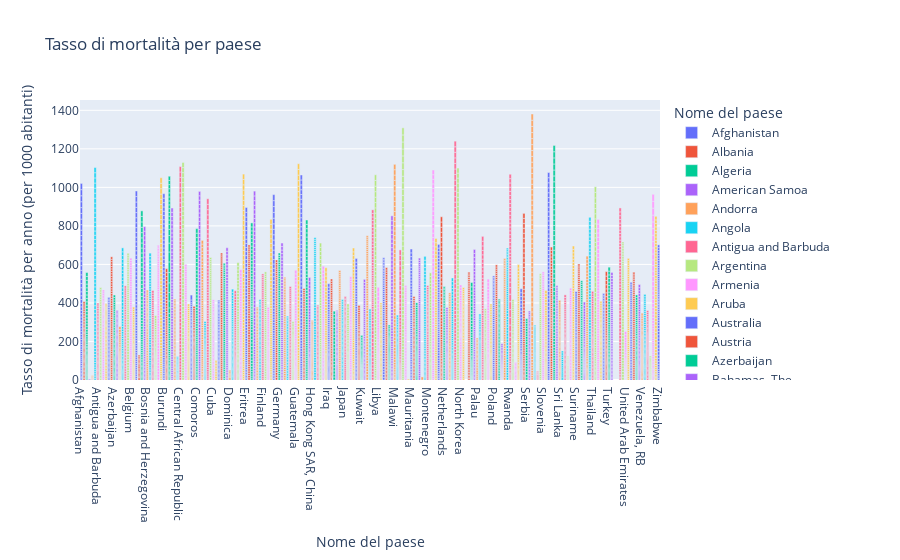

The cell this chart's notebook holds for it:
### Code cell
fig = px.bar(
    df_world_bank,
    x="Country_name",
    y="Death_rate_crude",
    color="Country_name",
    labels={"Country_name": "Nome del paese", "Death_rate_crude": "Tasso di mortalità per anno (per 1000 abitanti)"},
    title="Tasso di mortalità per paese"
)

fig.show()
